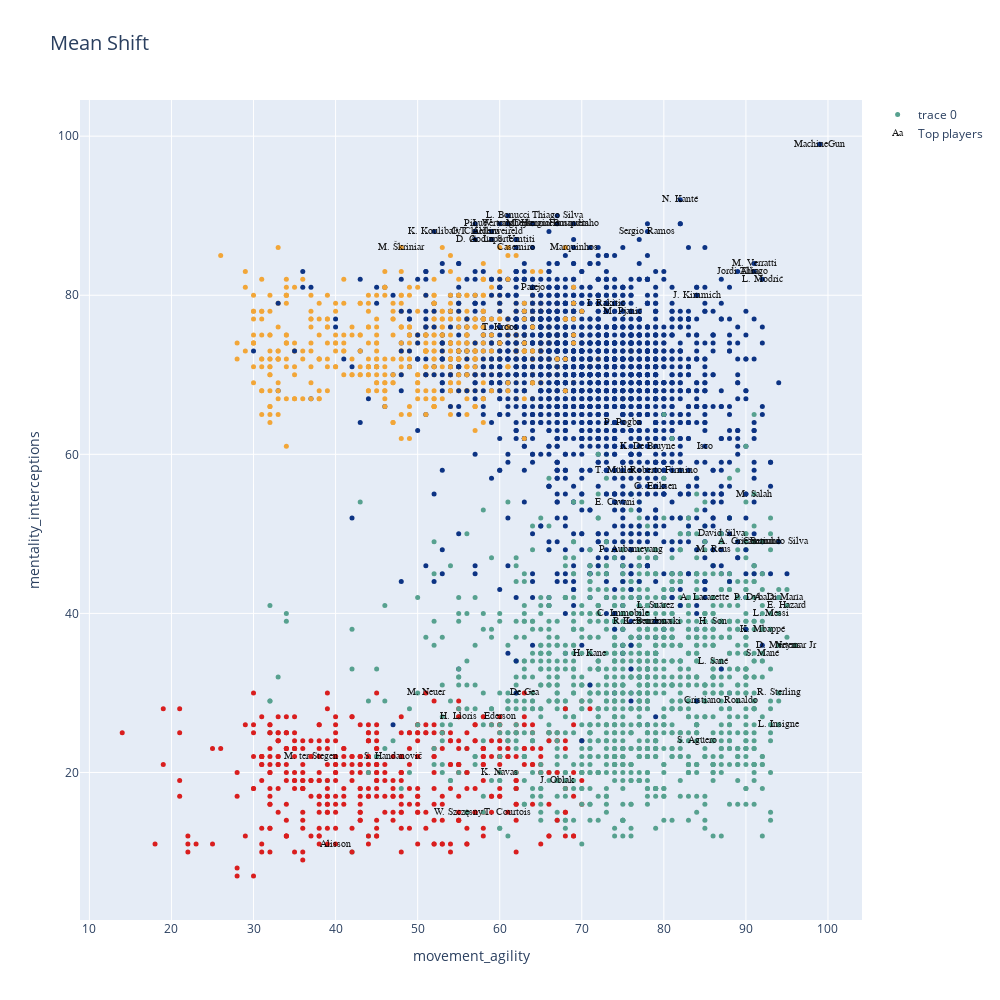

This figure's notebook cell:
### Code cell
data=[]
bool_crack=df_n["overall"] > 85
bool_no_crack=df_n["overall"]<86


#Eligo dos números entre 0 y  de n_skills-1
skill_1=skills_ratings[12]
skill_2=skills_ratings[21]


MeanShift_clusters = go.Scatter(x=df_skills[skill_1], y=df_skills[skill_2],
                           mode='markers',
                        text=df_n.loc[:,'short_name'],
                           marker=dict(
                                size=5,
                                color = clusters2.astype(np.float), #set color equal to a variable
                                colorscale='Portland',
                                showscale=False)
                           )

crack =go.Scatter(x=df_skills.loc[bool_crack,skill_1], y=df_skills.loc[bool_crack,skill_2],name='Top players',
                      text=df_n.loc[bool_crack,'short_name'],
                      textfont=dict(family='sans serif',size=10,color='black'),
                      opacity=0.9,mode='text')

data=[MeanShift_clusters,crack]

layout = go.Layout(title="Mean Shift",titlefont=dict(size=20),
                xaxis=dict(title=skill_1),
                yaxis=dict(title=skill_2),
                autosize=False, width=1000,height=1000)

fig = go.Figure(data=data, layout=layout)

iplot(fig)

### Figure 1 — Plotly figure (JSON) as saved in the notebook; plotly's stock layout.template omitted (floating-point values rounded to 4 significant figures; data arrays with more than 128 entries replaced by an {"elided": "..."} marker saying what was removed)
{"data": [{"marker": {"color": {"elided": "4757 int values"}, "colorscale": [[0, "rgb(12,51,131)"], [0.25, "rgb(10,136,186)"], [0.5, "rgb(242,211,56)"], [0.75, "rgb(242,143,56)"], [1, "rgb(217,30,30)"]], "showscale": false, "size": 5}, "mode": "markers", "text": {"elided": "4757 str values"}, "type": "scatter", "x": {"elided": "4757 int values"}, "y": {"elided": "4757 int values"}}, {"mode": "text", "name": "Top players", "opacity": 0.9, "text": ["L. Messi", "Cristiano Ronaldo", "Neymar Jr", "J. Oblak", "E. Hazard", "K. De Bruyne", "M. ter Stegen", "V. van Dijk", "L. Modrić", "M. Salah", "K. Mbappé", "K. Koulibaly", "H. Kane", "Alisson", "De Gea", "N. Kanté", "G. Chiellini", "S. Agüero", "Sergio Ramos", "L. Suárez", "R. Lewandowski", "Sergio Busquets", "A. Griezmann", "P. Dybala", "P. Pogba", "Ederson", "R. Sterling", "C. Eriksen", "T. Courtois", "Piqué", "S. Handanovič", "M. Neuer", "H. Lloris", "David Silva", "E. Cavani", "D. Godín", "T. Kroos", "M. Reus", "P. Aubameyang", "S. Mané", "A. Laporte", "Bernardo Silva", "Casemiro", "H. Son", "Fernandinho", "Thiago Silva", "K. Benzema", "J. Vertonghen", "D. Mertens", "M. Hummels", "T. Alderweireld", "Jordi Alba", "Thiago", "K. Navas", "L. Insigne", "L. Sané", "Marquinhos", "M. Škriniar", "M. Verratti", "S. Umtiti", "W. Szczęsny", "J. Kimmich", "Isco", "Roberto Firmino", "I. Rakitić", "M. Pjanić", "A. Di María", "L. Bonucci", "Coutinho", "Parejo", "T. Müller", "C. Immobile", "A. Lacazette", "MachineGun"], "textfont": {"color": "black", "family": "sans serif", "size": 10}, "type": "scatter", "x": [93, 87, 96, 67, 95, 78, 37, 61, 92, 91, 92, 52, 71, 40, 63, 82, 57, 84, 78, 79, 78, 67, 90, 91, 75, 60, 94, 79, 61, 57, 47, 51, 55, 87, 74, 57, 60, 86, 76, 92, 59, 94, 62, 86, 69, 67, 78, 60, 94, 64, 59, 89, 91, 60, 94, 86, 69, 48, 91, 62, 55, 84, 85, 80, 73, 75, 94, 61, 92, 64, 74, 75, 85, 99], "y": [40, 29, 36, 19, 41, 61, 22, 89, 82, 55, 38, 88, 35, 11, 30, 92, 88, 24, 88, 41, 39, 89, 49, 42, 64, 27, 30, 56, 15, 89, 22, 30, 27, 50, 54, 87, 76, 48, 48, 35, 87, 49, 86, 39, 89, 90, 39, 89, 36, 89, 88, 83, 83, 20, 26, 34, 86, 86, 84, 87, 15, 80, 61, 58, 79, 78, 42, 90, 49, 81, 58, 40, 42, 99]}], "layout": {"autosize": false, "height": 1000, "title": {"font": {"size": 20}, "text": "Mean Shift"}, "width": 1000, "xaxis": {"title": {"text": "movement_agility"}}, "yaxis": {"title": {"text": "mentality_interceptions"}}}}
